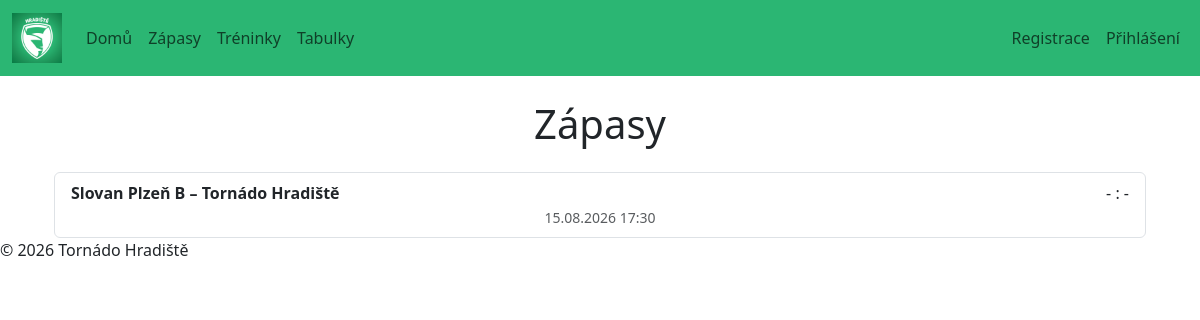
Before: /matches/ with the older database file.
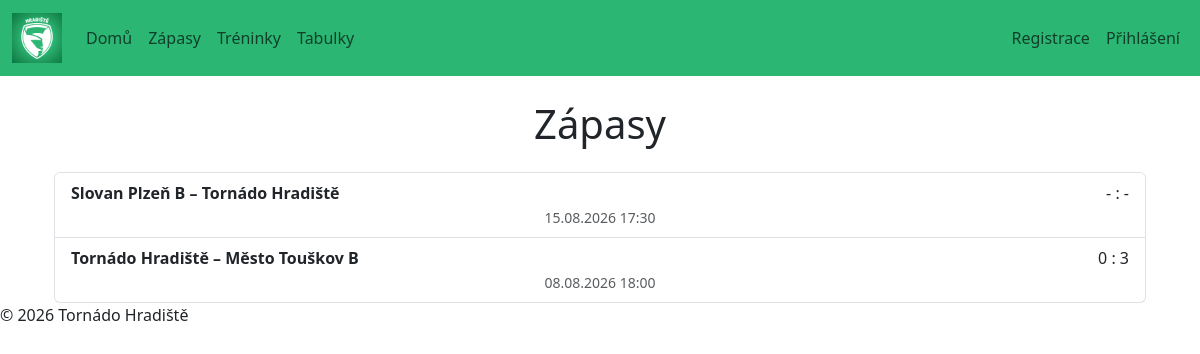
After: the same page with the newer database file.
### matches/models.py (models this page shows, shortened)
class Match(models.Model):
    match_date = models.DateTimeField()
    opponent = models.CharField(max_length=100)
    is_home = models.BooleanField()
    location = models.CharField(max_length=100)
    goals_for = models.PositiveIntegerField(null=True, blank=True)
    goals_against = models.PositiveIntegerField(null=True, blank=True)

### matches/views.py (the view)
# urls.py: path('', views.match_list, name='match_list'),
def match_list(request):
    matches = Match.objects.all().order_by("-match_date")
    return render(request, 'matches/match_list.html', {'matches': matches})

### matches/templates/matches/match_list.html
{% extends "base.html" %}
{% block content %}
    <h1 class="mb-4">Zápasy</h1>
    <div class="list-group">
        {% for match in matches %}
            <a href="{% url 'match_detail' match.pk %}" class="list-group-item list-group-item-action">
            <div class="d-flex justify-content-between">
        <strong>
            {% if match.is_home %}
                Tornádo Hradiště – {{ match.opponent }}
            {% else %}
                {{ match.opponent }} – Tornádo Hradiště
            {% endif %}
        </strong>
        {% if match.goals_for is not None %}
            <span>{{ match.goals_for }} : {{ match.goals_against }}</span>
        {% else %}
            <span>- : -</span>
        {% endif %}
    </div>
    <small class="text-muted">
        {{ match.match_date|date:"d.m.Y H:i" }}
    </small>
</a>
        {% empty %}
            <div class="list-group-item">Žádné zápasy k zobrazení.</div>
        {% endfor %}
    </div>
{% endblock %}

### templates/base.html (shortened to what this page needs)
{% load static %}
<!doctype html>
<html lang="cs-cz">
  <head>
    {% block head %}
    <link
      href="https://cdn.jsdelivr.net/npm/bootstrap@5.3.8/dist/css/bootstrap.min.css"
      rel="stylesheet"
    />
    <link rel="stylesheet" href="{% static 'css/style.css' %}" />
    {% endblock %}
  </head>
  <body>
    <header>
      <nav class="navbar navbar-expand-lg club-navbar">
      <div class="container-fluid">
        <a class="navbar-brand" href="{% url 'home' %}"><img src="{% static 'images/logo.png' %}" alt="Logo" class="logo"></a>
        <div class="collapse navbar-collapse" id="navbarNav">
          <ul class="navbar-nav">
            <li class="nav-item">
              <a class="nav-link" href="{% url 'home' %}">Domů</a>
            </li>
            <li class="nav-item">
              <a class="nav-link" href="{% url 'match_list' %}">Zápasy</a>
            </li>
            <li class="nav-item">
              <a class="nav-link" href="{% url 'training_list' %}">Tréninky</a>
            </li>
            <li class="nav-item">
              <a class="nav-link" href="#">Tabulky</a>
            </li>
          </ul>
          {% if user.is_authenticated %}
            <ul class="navbar-nav ms-auto">
              <li class="nav-item">
                <a class="nav-link" href="#">Vítejte, {{ user.username }}!</a>
              </li>
              <li class="nav-item">
                <a class="nav-link" href="{% url 'logout' %}">Odhlásit</a>
              </li>
            </ul>
          {% else %}
            <ul class="navbar-nav ms-auto">
              <li class="nav-item">
                <a class="nav-link" href="{% url 'register' %}">Registrace</a>
              </li>
              <li class="nav-item">
                <a class="nav-link" href="{% url 'login' %}">Přihlášení</a>
              </li>
            </ul>
          </div>
        {% endif %}
      </div>
    </nav>
    </header>
    <main class="container mt-4">
      <div class="container text-center">
        {% block content %}
        {% endblock %}
      </div>
    </main>
    <footer>
    <p>© 2026 Tornádo Hradiště</p>
  </footer>
  </body>
</html>

### static/css/style.css (style rules this page uses)
:root { --club-green: #2BB673; --club-green-dark: #209A61; --club-white: #ffffff; --club-text: #212529; }
.logo { max-height: 50px; width: auto; }
.club-navbar { background-color: var(--club-green); }

Changed rows visible on the page:
added Match: opponent "Město Touškov B", goals_for "0", goals_against "3", match_date "08.08.2026 18:00"
